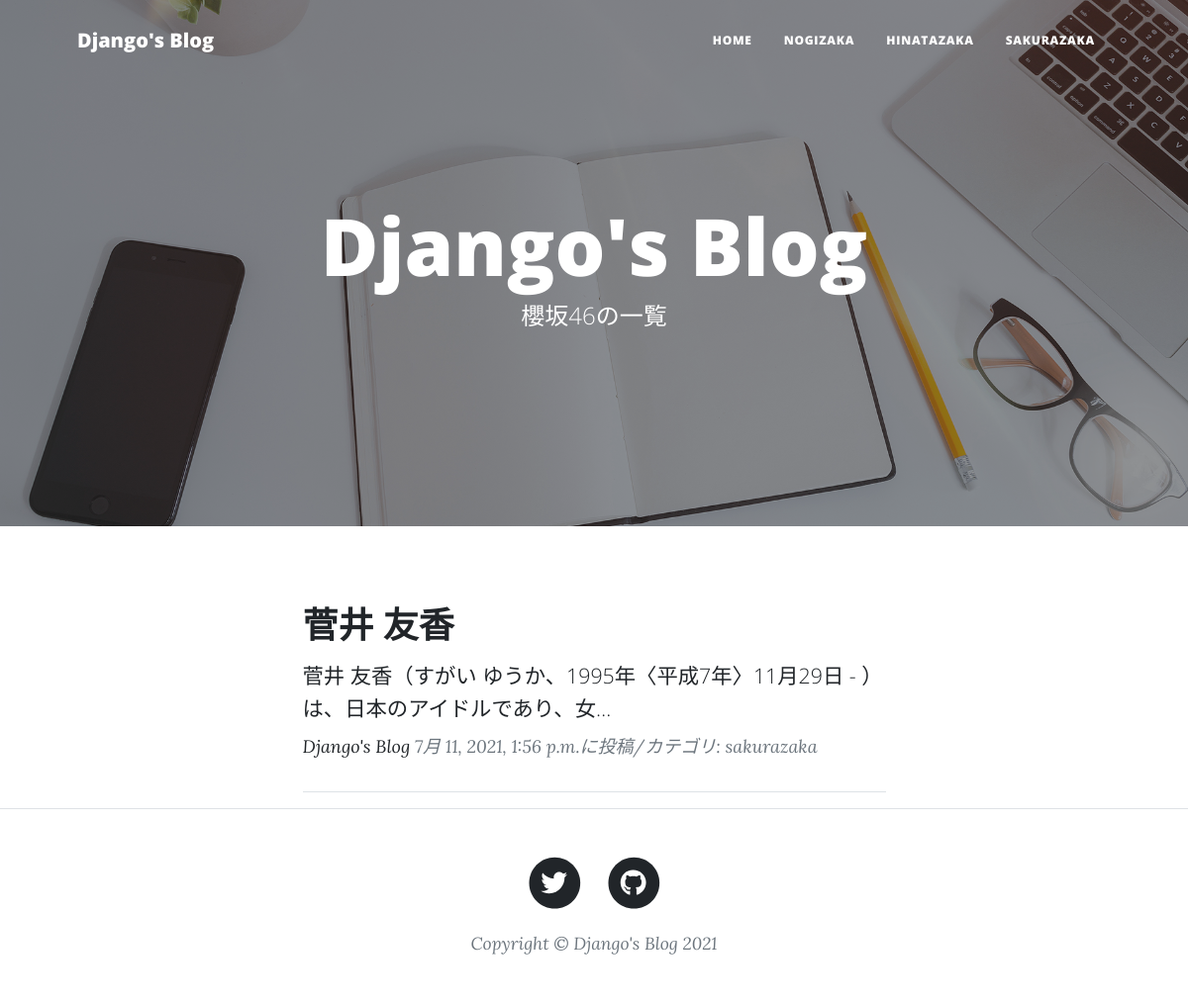
/sakurazaka-list/, run on the app's committed database.
### blog/models.py (models this page shows, shortened)
class BlogPost(models.Model):
    CATEGORY = (("nogizaka", "乃木坂46"),
                ("hinatazaka", "日向坂46"), ("sakurazaka", "櫻坂46"))
    title = models.CharField(
        verbose_name="タイトル",
        max_length=200,
    )
    content = models.TextField(
        verbose_name="本文",
    )
    posted_at = models.DateTimeField(
        verbose_name="投稿日時",
        auto_now_add=True,
    )
    category = models.CharField(
        verbose_name="カテゴリ",
        max_length=50,
        choices=CATEGORY,
    )

### blog/views.py (the view)
# urls.py: path('sakurazaka-list/', views.SakurazakaView.as_view(), name="sakurazaka_list"),
class SakurazakaView(ListView):
    template_name = "sakurazaka.html"
    model = BlogPost
    context_object_name = "sakurazaka_records"
    queryset = BlogPost.objects.filter(
        category="sakurazaka").order_by("-posted_at")
    paginate_by = 2

### blog/templates/sakurazaka.html (shortened to what this page needs)
{% extends 'base.html' %}
{% load static %}
{% block header %}
<header class="masthead" style="background-image: url({% static 'assets/img/home-bg.jpg' %})">
  <div class="container position-relative px-4 px-lg-5">
    <div class="row gx-4 gx-lg-5 justify-content-center">
      <div class="col-md-10 col-lg-8 col-xl-7">
        <div class="site-heading">
          <h1>Django's Blog</h1>
          <span class="subheading">櫻坂46の一覧</span>
        </div>
      </div>
    </div>
  </div>
</header>
{% endblock %}
{% block content %}
<div class="container px-4 px-lg-5">
  <div class="row gx-4 gx-lg-5 justify-content-center">
    <div class="col-md-10 col-lg-8 col-xl-7">
      {% for record in sakurazaka_records %}
      <div class="post-preview">
        <a href="{% url 'blog:blog_detail' record.pk %}">
          <h2 class="post-title">
            {{ record.title }}
          </h2>
          <h3 class="post-subtitle">
            <span style="font-size: 16pt;">
              {{record.content|truncatechars:50}}
            </span>
          </h3>
        </a>
        <p class="post-meta">
          <a href="#">Django's Blog</a>
          {{record.posted_at}}に投稿/カテゴリ:
          {{record.category}}
        </p>
      </div>
      <hr>
      {% endfor %}
    </div>
  </div>
</div>
{% endblock %}

### data on the page
BlogPost: title "菅井 友香", content "菅井 友香（すがい ゆうか、1995年〈平成7年〉11月29日 - ）は、日本のアイドルであり、女…", posted_at "7月 11, 2021, 1:56 p.m.", category "sakurazaka"
